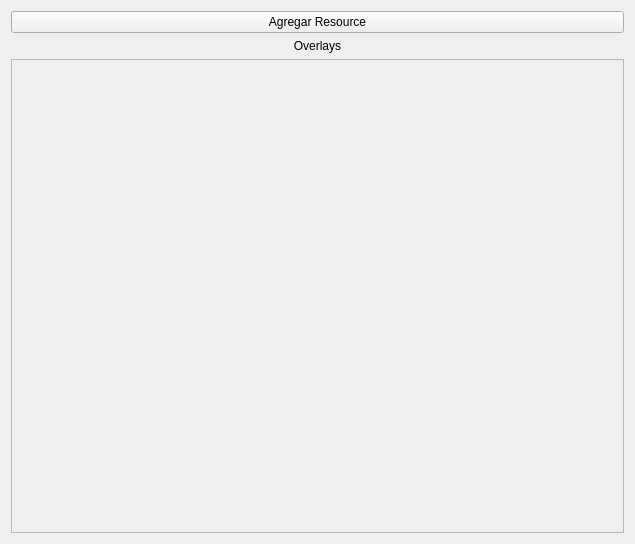
<?xml version="1.0" encoding="UTF-8"?>
<ui version="4.0">
 <class>OverlayViewer</class>
 <widget class="QWidget" name="OverlayViewer">
  <property name="geometry">
   <rect>
    <x>0</x>
    <y>0</y>
    <width>635</width>
    <height>544</height>
   </rect>
  </property>
  <property name="windowTitle">
   <string>OverlayViewer</string>
  </property>
  <layout class="QHBoxLayout" name="horizontalLayout">
   <item>
    <layout class="QVBoxLayout" name="verticalLayout">
     <property name="sizeConstraint">
      <enum>QLayout::SetMinimumSize</enum>
     </property>
     <item>
      <widget class="QPushButton" name="addRscBtn">
       <property name="sizePolicy">
        <sizepolicy hsizetype="Minimum" vsizetype="Fixed">
         <horstretch>0</horstretch>
         <verstretch>0</verstretch>
        </sizepolicy>
       </property>
       <property name="text">
        <string>Agregar Resource</string>
       </property>
      </widget>
     </item>
     <item>
      <widget class="QLabel" name="label">
       <property name="sizePolicy">
        <sizepolicy hsizetype="Minimum" vsizetype="Preferred">
         <horstretch>0</horstretch>
         <verstretch>0</verstretch>
        </sizepolicy>
       </property>
       <property name="text">
        <string>Overlays</string>
       </property>
       <property name="alignment">
        <set>Qt::AlignCenter</set>
       </property>
      </widget>
     </item>
     <item>
      <widget class="QScrollArea" name="overlayScrollArea">
       <property name="sizePolicy">
        <sizepolicy hsizetype="Minimum" vsizetype="Expanding">
         <horstretch>0</horstretch>
         <verstretch>0</verstretch>
        </sizepolicy>
       </property>
       <property name="widgetResizable">
        <bool>true</bool>
       </property>
       <widget class="QWidget" name="scrollAreaWidgetContents">
        <property name="geometry">
         <rect>
          <x>0</x>
          <y>0</y>
          <width>613</width>
          <height>466</height>
         </rect>
        </property>
       </widget>
      </widget>
     </item>
    </layout>
   </item>
  </layout>
 </widget>
 <resources/>
 <connections/>
</ui>
